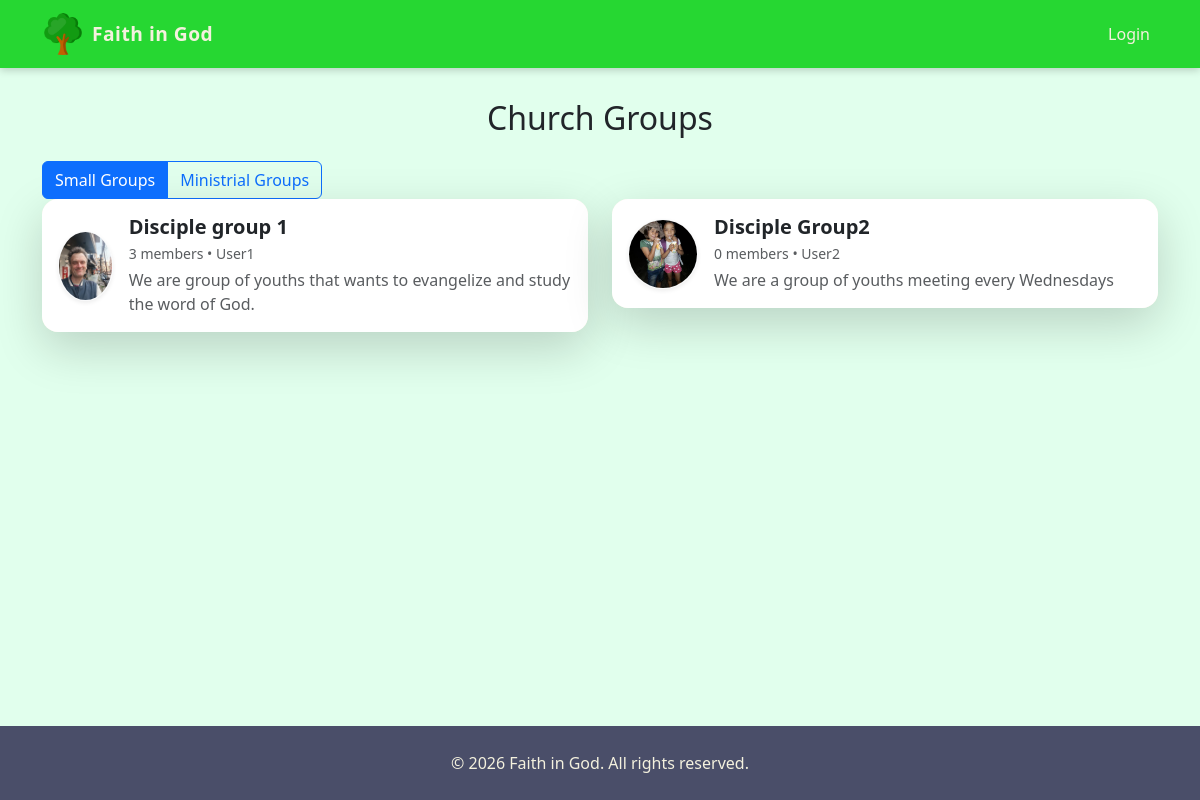
The app's page /groups/ with its own data.
### engagement/models.py (models this page shows, shortened)
class Group(models.Model):
    GROUP_TYPES = [
        ("small", "Small Group"),
        ("ministrial", "Ministrial Group"),
    ]
    name = models.CharField(max_length=200)
    description = models.TextField(blank=True)
    leader = models.ForeignKey(
        User, on_delete=models.SET_NULL, null=True, related_name="led_groups"
    )
    group_type = models.CharField(
        max_length=20, choices=GROUP_TYPES, default="small"
    )
    created_at = models.DateTimeField(auto_now_add=True)
    is_active = models.BooleanField(default=True)
    image = models.ImageField(
        upload_to="groups/",
        blank=True,
        null=True,
        validators=[validate_file_size]
    )
    def next_meeting(self):
        return self.meetings.filter(
            start_time__gte=timezone.now()
        ).order_by('start_time').first()
    class Meta:
        verbose_name = "Church Group"
        verbose_name_plural = "Church Groups"

### accounts/models.py (models this page shows, shortened)
class User(AbstractUser):
    phone = models.CharField(max_length=20, blank=True)
    ROLE_CHOICES = (
        ("member", "Member"),
        ("leader", "Leader"),
        ("pastor", "Pastor"),
        ("admin", "Admin"),
    )
    role = models.CharField(max_length=10, choices=ROLE_CHOICES, default="member")

### engagement/views.py (the view)
# urls.py: path("", views.group_list, name="group_list"),
def group_list(request):
    groups = Group.objects.filter(is_active=True).select_related("leader")
    user_memberships = []
    if request.user.is_authenticated:
        user_memberships = GroupMember.objects.filter(
            user=request.user,
            is_active=True
        ).values_list('group_id', flat=True)
    for group in groups:
        group.is_member = group.id in user_memberships
        group.member_count = group.members.filter(is_active=True).count()
    return render(request, "engagement/group_list.html", {"groups": groups})

### content/context_processors.py (called while the page is built)
def global_updates(request):
    updates = Update.objects.filter(is_published=True).order_by("-created_at")
    return {"global_updates": updates}

### engagement/context_processors.py (called while the page is built, shortened)
def next_meeting(request):
    if not request.user.is_authenticated:
        return {}

def user_groups(request):
    if request.user.is_authenticated:
        groups = GroupMember.objects.filter(
            user=request.user,
            is_active=True
        ).select_related("group")
        return {"user_groups": [gm.group for gm in groups]}
    return {}

def pending_invitations(request):
    return {}

### engagement/templates/engagement/group_list.html (shortened to what this page needs)
{% extends "base.html" %}
{% load static %}
{% block content %}
<h2 class="mb-4 text-center">Church Groups</h2>
<div class="btn-group" role="group" aria-label="Group Type Toggle">
  <button type="button" class="btn btn-outline-primary active" onclick="filterGroups('small')">
      Small Groups
  </button>
  <button type="button" class="btn btn-outline-primary" onclick="filterGroups('ministrial')">
      Ministrial Groups
  </button>
</div>
<div class="row" id="groupsContainer">
    {% for group in groups %}
    <div class="col-md-6 mb-4 group-card"
         data-group-type="{{ group.group_type }}"
         data-member="{{ group.is_member|yesno:'yes,no' }}">
        <div class="card shadow-lg border-0 rounded-4 overflow-hidden"
             style="transition: transform 0.2s; border-left: 5px solid #E10600;">
            <div class="d-flex align-items-center p-3 bg-white">
                {% if group.image %}
                    <img src="{{ group.image.url }}"
                         class="rounded-circle me-3 border border-light shadow-sm"
                         width="70"
                         height="70"
                         style="object-fit: cover;">
                {% endif %}
                <div class="flex-grow-1">
                    <h5 class="mb-1 fw-bold text-dark">{{ group.name }}</h5>
                    <small class="text-muted d-block mb-1">
                         {{ group.member_count }} members
                        {% if group.leader %}
                            •  {{ group.leader.username }}
                        {% endif %}
                    </small>
                    <p class="text-muted mb-0">{{ group.description|truncatewords:15 }}</p>
                </div>
            </div>
        </div>
    </div>
    {% empty %}
        <p class="text-center text-muted">No groups available yet.</p>
    {% endfor %}
</div>
{% endblock %}

### templates/base.html (style rules this page uses)
html, body { height: 100%; }
body { padding-top: 75px; background-color: #e1ffed; font-family: 'Segoe UI', sans-serif; display: flex; flex-direction: column; min-height: 100vh; }
.card { background-color: #F4F1DE; border-radius: 12px; box-shadow: 0 4px 12px rgba(0,0,0,0.1); transition: transform 0.2s ease, box-shadow 0.2s ease; }

### records on screen
Group: image (picture), name "Disciple group 1", member_count "3", leader.username "User1", description "We are group of youths that wants to evangelize and study the word of God."
Group: image (picture), name "Disciple Group2", member_count "0", leader.username "User2", description "We are a group of youths meeting every Wednesdays"
